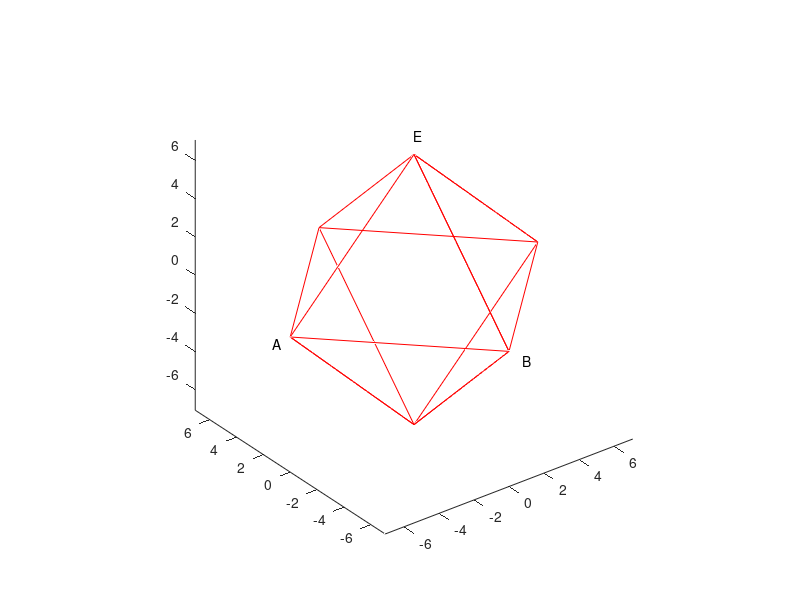

Recreate this plot in MATLAB.
%U022OKTAEDER Oktaeder - doppelte vierseitige Pyramide
%   Zeichnet ein Oktaeder mit der Kantenlaenge 10 und den
%   6 Ecken bei Nord, Ost, Sued, West, Top, Bottom, auf den
%   Koordinatenachsen +y, +x, -y, -x, +z, -z

% Alles bereinigen
clear;clc;clf;

% Hoehe hp der Pyramide: hp = sqrt((s^2 * 3)/4 - s^2/4)
% => hp = s / sqrt(2)

% x bzw. y Abstand vom Zentrum, da 45 Grad gedreht damit Ecken bei
% Nord, Ost, Sued, West liegen
a = 10 / sqrt(2);

% Punkte
%     x  y  z
A = [-a  0  0]'; % Westen
B = [0  -a  0]'; % Sueden
C = [ a  0  0]'; % Osten
D = [0   a  0]'; % Norden
E = [0   0  a]'; % Top
F = [0   0 -a]'; % Bottom

% Vektor-Zusammenstellung des Oktaeders
O = [A B C D A E B E C E D F A F B F C]

% 3D Plot mit labels
%       x       y       z
plot3(O(1,:), O(2,:), O(3,:),'r-');
d = 1;
text(-a-d, 0, 0,'A');
text(0, -a-d, 0,'B');
text(a+d, 0, 0,'C');
text(0, a+d, D(3),'D');
text(0, 0, a+d,'E');
text(0, 0, -a-d,'F');
axis equal


% Figur im Vordergrund darstellen
figure(1);

